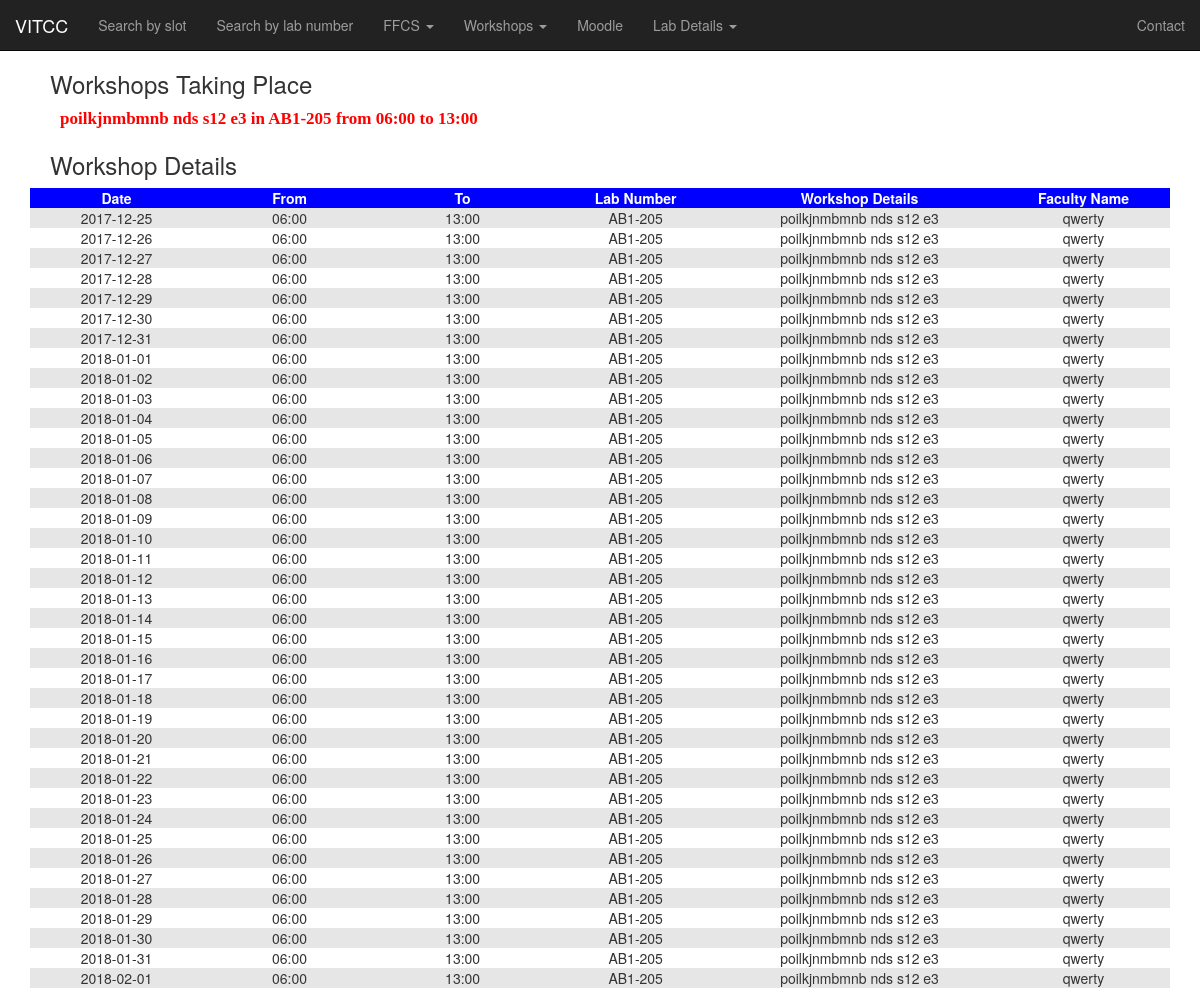
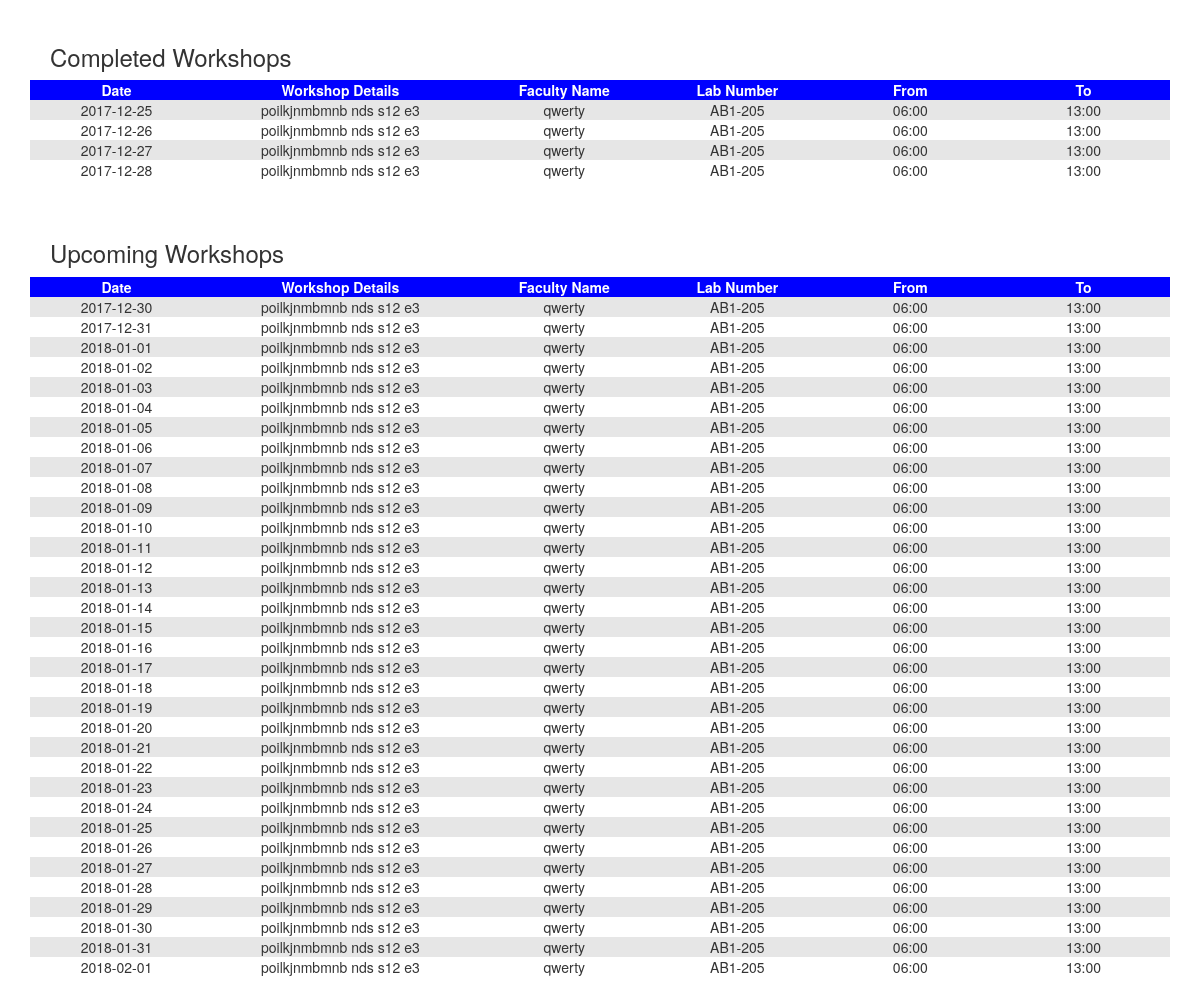
The app's page /stwk.php with its own data (2 pictures, top to bottom).
### tables this page shows
CREATE TABLE `workshop` (
  `name` varchar(25) NOT NULL,
  `no` varchar(10) NOT NULL,
  `dat` varchar(10) NOT NULL,
  `tfr` varchar(5) NOT NULL,
  `tto` varchar(5) NOT NULL,
  `det` varchar(100) NOT NULL,
  `sno` int(11) NOT NULL
);

### stwk.php (the view, shortened to what this page needs)
<?php
include "navbar.php";
?>
<!DOCTYPE html>
<html>
<head>
</head>
<body>
<nav class="navbar navbar-inverse navbar-static-top">
        <div class="container-fluid">
            <div class="navbar-header">
            <a href="http://chennai.vit.ac.in/" class="navbar-brand">VITCC</a>
        </div>
            <div class="collapse navbar-collapse" id="mainNavBar">
                <ul class="nav navbar-nav">
                    <li><a href="index.php">Search by slot</a></li>
                    <li><a href="dropdown.php">Search by lab number</a></li>
                    <li class="drdn">
                        <a href="#" class="dropdown-toggle" data-toggle="dropdown">FFCS <span class="caret"></span></a>
                    </li>
                    <li class="drdn">
                        <a href="#" class="dropdown-toggle" data-toggle="dropdown">Workshops <span class="caret"></span></a>
                    </li>
                    <li><a href="http://moodlecc.vit.ac.in">Moodle</a></li>
                    <li class="drdn">
                        <a href="#" class="dropdown-toggle" data-toggle="dropdown">Lab Details <span class="caret"></span></a>
                    </li>
                </ul>
                <ul class="nav navbar-nav navbar-right">
                    <li><a href="contact.php">Contact</a></li>
                </ul>
            </div>
        </div>
</nav>
</body>
</html>
<?php
$conn=openCon();
$sd=(string)date('Y-m-d');
$a = "SELECT COUNT(*) FROM workshop WHERE dat='$sd'";
$result=mysqli_query($conn,$a);
$m=mysqli_fetch_array($result);
if($m[0]>0)
    include 'cur.php';
$a = "SELECT * FROM workshop ORDER BY dat,tfr,no";
$result=mysqli_query($conn,$a);
echo "<h3>Workshop Details</h3>";
echo "<div class='container'>
		<div class='table-responsive'>
		<table>
		<tr><th>Date</th><th>From</th><th>To</th><th>Lab Number</th><th>Workshop Details</th><th>Faculty Name</th>";
while($m=mysqli_fetch_array($result))
{
	echo "<tr><td>".$m['dat']."</td><td>".$m['tfr']."</td><td>".$m['tto']."</td><td>".$m['no']."</td><td>".$m['det']."</td><td>".$m['name']."</td></tr>";
}
echo "</table></div></div><br><br>";
$sd=(string)date('Y-m-d');
$a = "SELECT * FROM workshop WHERE dat<'$sd' ORDER BY dat,tfr,no";
$result=mysqli_query($conn,$a);
echo "<h3>Completed Workshops</h3>";
echo "<div class='container'>
		<div class='table-responsive'>
		<table>
		<tr><th>Date</th><th>Workshop Details</th><th>Faculty Name</th><th>Lab Number</th><th>From</th><th>To</th></tr>";
while($m=mysqli_fetch_array($result))
{
	echo "<tr><td>".$m['dat']."</td><td>".$m['det']."</td><td>".$m['name']."</td><td>".$m['no']."</td><td>".$m['tfr']."</td><td>".$m['tto']."</td></tr>";
}
echo "</table></div></div><br><br>";
$a = "SELECT * FROM workshop WHERE dat>'$sd' ORDER BY dat,tfr,no";
$result=mysqli_query($conn,$a);
echo "<h3>Upcoming Workshops</h3>";
echo "<div class='container'>
		<div class='table-responsive'>
		<table>
		<tr><th>Date</th><th>Workshop Details</th><th>Faculty Name</th><th>Lab Number</th><th>From</th><th>To</th></tr>";
while($m=mysqli_fetch_array($result))
{
	echo "<tr><td>".$m['dat']."</td><td>".$m['det']."</td><td>".$m['name']."</td><td>".$m['no']."</td><td>".$m['tfr']."</td><td>".$m['tto']."</td></tr>";
}
echo "</table></div></div><br><br>";
?>

### cur.php (shortened to what this page needs)
<?php
$sd=(string)date('Y-m-d');
$a = "SELECT * FROM workshop WHERE dat='$sd' ORDER BY tfr,no";
$result=mysqli_query($conn,$a);
echo "<h3>Workshops Taking Place</h3>";
while($m=mysqli_fetch_array($result))
{
	echo "<p class='curdisp'>".$m['det']." in ".$m['no']." from ".$m['tfr']." to ".$m['tto']."</p>";
}
?>

### stwk.php (style rules this page uses)
td { text-align: center; }
th { background-color: blue; color: white; text-align: center; min-width: 100px; }
tr:nth-child(even) { background-color: #e6e6e6; }
table { cursor: default; white-space: nowrap; width: 100%; }
h3 { margin-left: 50px; }

### cur.php (style rules this page uses)
.curdisp { color: red; font-size: 17px; font-weight: bold; font-family: "Times New Roman", Times, serif; margin-left: 5%; }

### records on screen
workshop: det "poilkjnmbmnb nds s12 e3", no "AB1-205", tfr "06:00", tto "13:00", dat "2017-12-29", name "qwerty"
workshop: dat "2017-12-25", tfr "06:00", tto "13:00", no "AB1-205", det "poilkjnmbmnb nds s12 e3", name "qwerty"
workshop: dat "2017-12-26", tfr "06:00", tto "13:00", no "AB1-205", det "poilkjnmbmnb nds s12 e3", name "qwerty"
workshop: dat "2017-12-27", tfr "06:00", tto "13:00", no "AB1-205", det "poilkjnmbmnb nds s12 e3", name "qwerty"
workshop: dat "2017-12-28", tfr "06:00", tto "13:00", no "AB1-205", det "poilkjnmbmnb nds s12 e3", name "qwerty"
workshop: dat "2017-12-30", tfr "06:00", tto "13:00", no "AB1-205", det "poilkjnmbmnb nds s12 e3", name "qwerty"
workshop: dat "2017-12-31", tfr "06:00", tto "13:00", no "AB1-205", det "poilkjnmbmnb nds s12 e3", name "qwerty"
workshop: dat "2018-01-01", tfr "06:00", tto "13:00", no "AB1-205", det "poilkjnmbmnb nds s12 e3", name "qwerty"
workshop: dat "2018-01-02", tfr "06:00", tto "13:00", no "AB1-205", det "poilkjnmbmnb nds s12 e3", name "qwerty"
workshop: dat "2018-01-03", tfr "06:00", tto "13:00", no "AB1-205", det "poilkjnmbmnb nds s12 e3", name "qwerty"
workshop: dat "2018-01-04", tfr "06:00", tto "13:00", no "AB1-205", det "poilkjnmbmnb nds s12 e3", name "qwerty"
workshop: dat "2018-01-05", tfr "06:00", tto "13:00", no "AB1-205", det "poilkjnmbmnb nds s12 e3", name "qwerty"
workshop: dat "2018-01-06", tfr "06:00", tto "13:00", no "AB1-205", det "poilkjnmbmnb nds s12 e3", name "qwerty"
workshop: dat "2018-01-07", tfr "06:00", tto "13:00", no "AB1-205", det "poilkjnmbmnb nds s12 e3", name "qwerty"
workshop: dat "2018-01-08", tfr "06:00", tto "13:00", no "AB1-205", det "poilkjnmbmnb nds s12 e3", name "qwerty"
workshop: dat "2018-01-09", tfr "06:00", tto "13:00", no "AB1-205", det "poilkjnmbmnb nds s12 e3", name "qwerty"
workshop: dat "2018-01-10", tfr "06:00", tto "13:00", no "AB1-205", det "poilkjnmbmnb nds s12 e3", name "qwerty"
workshop: dat "2018-01-11", tfr "06:00", tto "13:00", no "AB1-205", det "poilkjnmbmnb nds s12 e3", name "qwerty"
workshop: dat "2018-01-12", tfr "06:00", tto "13:00", no "AB1-205", det "poilkjnmbmnb nds s12 e3", name "qwerty"
workshop: dat "2018-01-13", tfr "06:00", tto "13:00", no "AB1-205", det "poilkjnmbmnb nds s12 e3", name "qwerty"
workshop: dat "2018-01-14", tfr "06:00", tto "13:00", no "AB1-205", det "poilkjnmbmnb nds s12 e3", name "qwerty"
workshop: dat "2018-01-15", tfr "06:00", tto "13:00", no "AB1-205", det "poilkjnmbmnb nds s12 e3", name "qwerty"
workshop: dat "2018-01-16", tfr "06:00", tto "13:00", no "AB1-205", det "poilkjnmbmnb nds s12 e3", name "qwerty"
workshop: dat "2018-01-17", tfr "06:00", tto "13:00", no "AB1-205", det "poilkjnmbmnb nds s12 e3", name "qwerty"
workshop: dat "2018-01-18", tfr "06:00", tto "13:00", no "AB1-205", det "poilkjnmbmnb nds s12 e3", name "qwerty"
workshop: dat "2018-01-19", tfr "06:00", tto "13:00", no "AB1-205", det "poilkjnmbmnb nds s12 e3", name "qwerty"
workshop: dat "2018-01-20", tfr "06:00", tto "13:00", no "AB1-205", det "poilkjnmbmnb nds s12 e3", name "qwerty"
workshop: dat "2018-01-21", tfr "06:00", tto "13:00", no "AB1-205", det "poilkjnmbmnb nds s12 e3", name "qwerty"
workshop: dat "2018-01-22", tfr "06:00", tto "13:00", no "AB1-205", det "poilkjnmbmnb nds s12 e3", name "qwerty"
workshop: dat "2018-01-23", tfr "06:00", tto "13:00", no "AB1-205", det "poilkjnmbmnb nds s12 e3", name "qwerty"
workshop: dat "2018-01-24", tfr "06:00", tto "13:00", no "AB1-205", det "poilkjnmbmnb nds s12 e3", name "qwerty"
workshop: dat "2018-01-25", tfr "06:00", tto "13:00", no "AB1-205", det "poilkjnmbmnb nds s12 e3", name "qwerty"
workshop: dat "2018-01-26", tfr "06:00", tto "13:00", no "AB1-205", det "poilkjnmbmnb nds s12 e3", name "qwerty"
workshop: dat "2018-01-27", tfr "06:00", tto "13:00", no "AB1-205", det "poilkjnmbmnb nds s12 e3", name "qwerty"
workshop: dat "2018-01-28", tfr "06:00", tto "13:00", no "AB1-205", det "poilkjnmbmnb nds s12 e3", name "qwerty"
workshop: dat "2018-01-29", tfr "06:00", tto "13:00", no "AB1-205", det "poilkjnmbmnb nds s12 e3", name "qwerty"
workshop: dat "2018-01-30", tfr "06:00", tto "13:00", no "AB1-205", det "poilkjnmbmnb nds s12 e3", name "qwerty"
workshop: dat "2018-01-31", tfr "06:00", tto "13:00", no "AB1-205", det "poilkjnmbmnb nds s12 e3", name "qwerty"
workshop: dat "2018-02-01", tfr "06:00", tto "13:00", no "AB1-205", det "poilkjnmbmnb nds s12 e3", name "qwerty"
